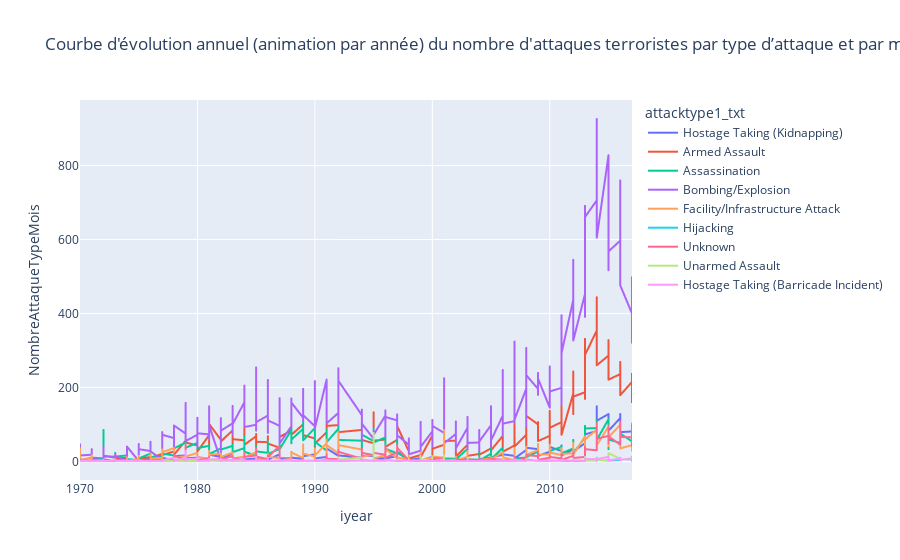

The notebook cell this image was saved under:
### Code cell
bar_fig2=px.line(attaque_type_month,x='iyear',y='NombreAttaqueTypeMois',color='attacktype1_txt',title=" Courbe d'évolution annuel (animation par année) du nombre d'attaques terroristes par type d’attaque et par mois")
bar_fig2.show()

### Figure 1 — Plotly figure (JSON) as saved in the notebook; plotly's stock layout.template omitted (floating-point values rounded to 4 significant figures; data arrays with more than 128 entries replaced by an {"elided": "..."} marker saying what was removed)
{"data": [{"hovertemplate": "attacktype1_txt=Hostage Taking (Kidnapping)<br>iyear=%{x}<br>NombreAttaqueTypeMois=%{y}<extra></extra>", "legendgroup": "Hostage Taking (Kidnapping)", "line": {"color": "#636efa", "dash": "solid"}, "marker": {"symbol": "circle"}, "mode": "lines", "name": "Hostage Taking (Kidnapping)", "showlegend": true, "type": "scattergl", "x": {"elided": "551 int values"}, "xaxis": "x", "y": {"elided": "551 int values"}, "yaxis": "y"}, {"hovertemplate": "attacktype1_txt=Armed Assault<br>iyear=%{x}<br>NombreAttaqueTypeMois=%{y}<extra></extra>", "legendgroup": "Armed Assault", "line": {"color": "#EF553B", "dash": "solid"}, "marker": {"symbol": "circle"}, "mode": "lines", "name": "Armed Assault", "showlegend": true, "type": "scattergl", "x": {"elided": "562 int values"}, "xaxis": "x", "y": {"elided": "562 int values"}, "yaxis": "y"}, {"hovertemplate": "attacktype1_txt=Assassination<br>iyear=%{x}<br>NombreAttaqueTypeMois=%{y}<extra></extra>", "legendgroup": "Assassination", "line": {"color": "#00cc96", "dash": "solid"}, "marker": {"symbol": "circle"}, "mode": "lines", "name": "Assassination", "showlegend": true, "type": "scattergl", "x": {"elided": "559 int values"}, "xaxis": "x", "y": {"elided": "559 int values"}, "yaxis": "y"}, {"hovertemplate": "attacktype1_txt=Bombing/Explosion<br>iyear=%{x}<br>NombreAttaqueTypeMois=%{y}<extra></extra>", "legendgroup": "Bombing/Explosion", "line": {"color": "#ab63fa", "dash": "solid"}, "marker": {"symbol": "circle"}, "mode": "lines", "name": "Bombing/Explosion", "showlegend": true, "type": "scattergl", "x": {"elided": "569 int values"}, "xaxis": "x", "y": {"elided": "569 int values"}, "yaxis": "y"}, {"hovertemplate": "attacktype1_txt=Facility/Infrastructure Attack<br>iyear=%{x}<br>NombreAttaqueTypeMois=%{y}<extra></extra>", "legendgroup": "Facility/Infrastructure Attack", "line": {"color": "#FFA15A", "dash": "solid"}, "marker": {"symbol": "circle"}, "mode": "lines", "name": "Facility/Infrastructure Attack", "showlegend": true, "type": "scattergl", "x": {"elided": "547 int values"}, "xaxis": "x", "y": {"elided": "547 int values"}, "yaxis": "y"}, {"hovertemplate": "attacktype1_txt=Hijacking<br>iyear=%{x}<br>NombreAttaqueTypeMois=%{y}<extra></extra>", "legendgroup": "Hijacking", "line": {"color": "#19d3f3", "dash": "solid"}, "marker": {"symbol": "circle"}, "mode": "lines", "name": "Hijacking", "showlegend": true, "type": "scattergl", "x": {"elided": "308 int values"}, "xaxis": "x", "y": {"elided": "308 int values"}, "yaxis": "y"}, {"hovertemplate": "attacktype1_txt=Unknown<br>iyear=%{x}<br>NombreAttaqueTypeMois=%{y}<extra></extra>", "legendgroup": "Unknown", "line": {"color": "#FF6692", "dash": "solid"}, "marker": {"symbol": "circle"}, "mode": "lines", "name": "Unknown", "showlegend": true, "type": "scattergl", "x": {"elided": "457 int values"}, "xaxis": "x", "y": {"elided": "457 int values"}, "yaxis": "y"}, {"hovertemplate": "attacktype1_txt=Unarmed Assault<br>iyear=%{x}<br>NombreAttaqueTypeMois=%{y}<extra></extra>", "legendgroup": "Unarmed Assault", "line": {"color": "#B6E880", "dash": "solid"}, "marker": {"symbol": "circle"}, "mode": "lines", "name": "Unarmed Assault", "showlegend": true, "type": "scattergl", "x": {"elided": "295 int values"}, "xaxis": "x", "y": {"elided": "295 int values"}, "yaxis": "y"}, {"hovertemplate": "attacktype1_txt=Hostage Taking (Barricade Incident)<br>iyear=%{x}<br>NombreAttaqueTypeMois=%{y}<extra></extra>", "legendgroup": "Hostage Taking (Barricade Incident)", "line": {"color": "#FF97FF", "dash": "solid"}, "marker": {"symbol": "circle"}, "mode": "lines", "name": "Hostage Taking (Barricade Incident)", "showlegend": true, "type": "scattergl", "x": {"elided": "317 int values"}, "xaxis": "x", "y": {"elided": "317 int values"}, "yaxis": "y"}], "layout": {"legend": {"title": {"text": "attacktype1_txt"}, "tracegroupgap": 0}, "title": {"text": " Courbe d'évolution annuel (animation par année) du nombre d'attaques terroristes par type d’attaque et par mois"}, "xaxis": {"anchor": "y", "domain": [0, 1], "title": {"text": "iyear"}}, "yaxis": {"anchor": "x", "domain": [0, 1], "title": {"text": "NombreAttaqueTypeMois"}}}}
